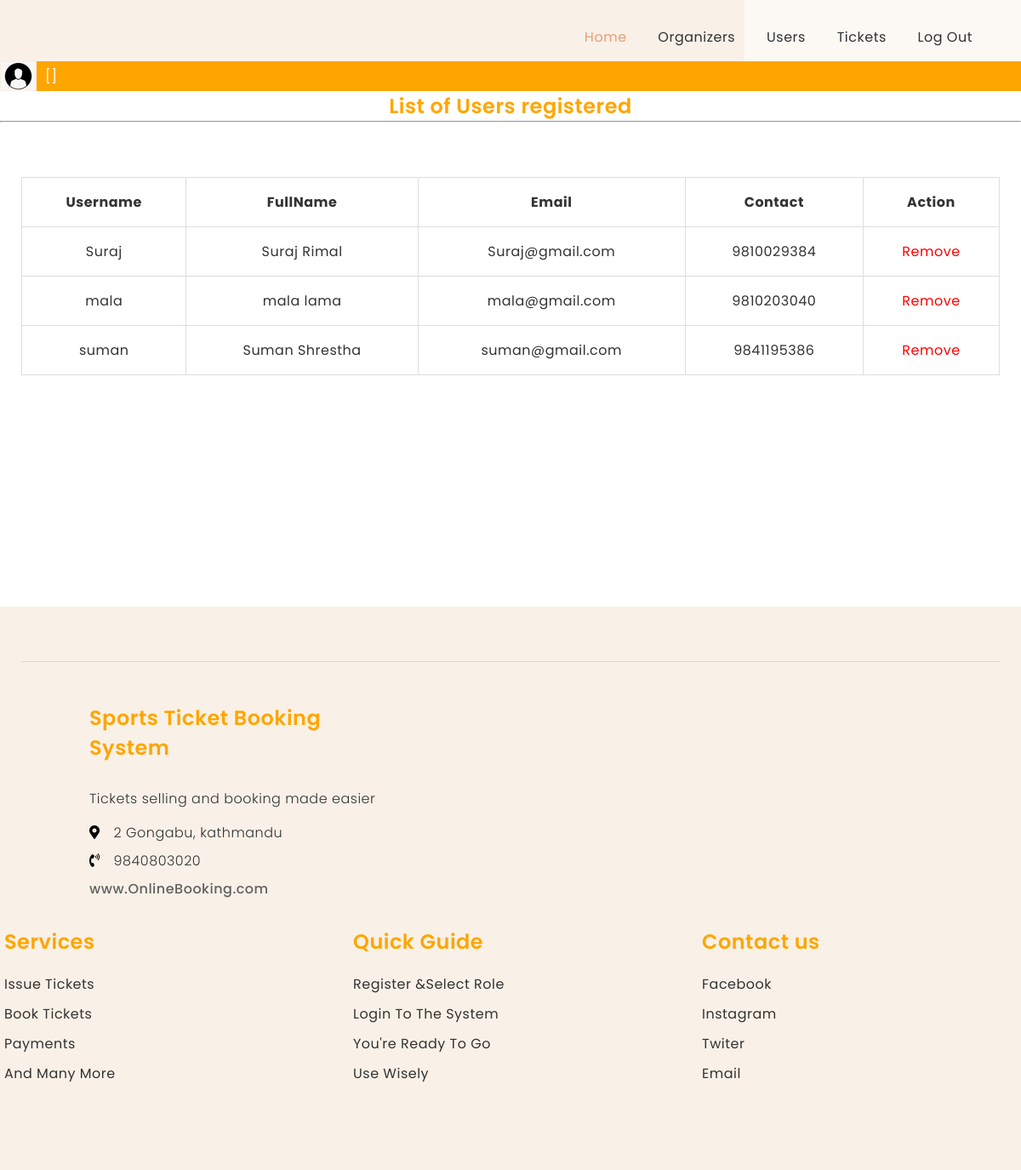
Page /userlist.php on the committed database.
### tables this page shows
CREATE TABLE `userinfo` (
  `u_id` int(11) NOT NULL AUTO_INCREMENT,
  `Username` varchar(1000) NOT NULL,
  `FullName` varchar(1000) NOT NULL,
  `Email` varchar(500) NOT NULL,
  `Password` varchar(1000) NOT NULL,
  `Contact` varchar(100) NOT NULL,
  `Role` varchar(100) NOT NULL,
  PRIMARY KEY (`u_id`)
);

### usertable.php (the view, shortened to what this page needs)
<!DOCTYPE html>
<html>
<head>
</head>
<body>
 <div style="min-height:60vh;"  >
<table border="1">
	<tr>
		<th>Username</th>
		<th>FullName</th>
		<th>Email</th>
		<th>Contact</th>
		<th   >Action</th>
<?php
include'include/connection.php' ?>
<?php
	$query="select*from userinfo where Role ='User'";
	$result=mysqli_query($conn,$query) or die(mysqli_error($conn));
	while($arr=mysqli_fetch_array($result,MYSQLI_ASSOC))
	{
	echo "<tr>";
	$id=$arr['u_id'];
	echo "<td>".$arr['Username']."</td>";
	echo "<td>".$arr['FullName']."</td>";
	echo "<td>".$arr['Email']."</td>";
	echo "<td>".$arr['Contact']."</td>";
	echo "<td><a href='delete.php?id=$id' onclick='return confirm(\"Remove Organizer account permanently?\");'>  <div  style=\"color:red;\" >  Remove </div>  </a></td>";
	echo "</tr>";
}
?>
</tr>
</table>
</div>
<br>
</body>
</html>

### assets/css/main.css (style rules this page uses)
* { margin:0; padding:0; list-style:none; box-sizing: border-box; font-style: normal; letter-spacing: 0.5px; }
:root { --primary--color: #f9f1e7; --secondary--color:#f4f5f7; --btn-color:#bc9259; --text-color-black: #333; }
body, html { box-sizing: border-box; font-family: 'Poppins', sans-serif; }
a { font-family: 'Poppins', sans-serif; text-decoration: none; text-transform: capitalize; color: var(--text-color-black); display: inline-block; font-size: 1rem; }
*, *:before, *:after { box-sizing: inherit; }
.l-wishlist table { border-top: 0; border-collapse: collapse; text-align: center; border-radius: 0; border-color: #ddd; width: 100%; }
table tbody th, table tbody td, table thead th { border-right: 1px solid #dedede; }
.l-wishlist table th, .l-wishlist table td { border-top: 1px solid #ddd; padding: 1rem; color: #333; }
.l-wishlist table tr { border-bottom: 1px solid #dedede; border-left: 1px solid #dedede; border-right: 1px solid #dedede; }

### usertable.php (style rules this page uses)
table { border-collapse: collapse; }

### rows in the picture
userinfo: Username "Suraj", FullName "Suraj Rimal", Email "Suraj@gmail.com", Contact "9810029384"
userinfo: Username "mala", FullName "mala lama", Email "mala@gmail.com", Contact "9810203040"
userinfo: Username "suman", FullName "Suman Shrestha", Email "suman@gmail.com", Contact "9841195386"
